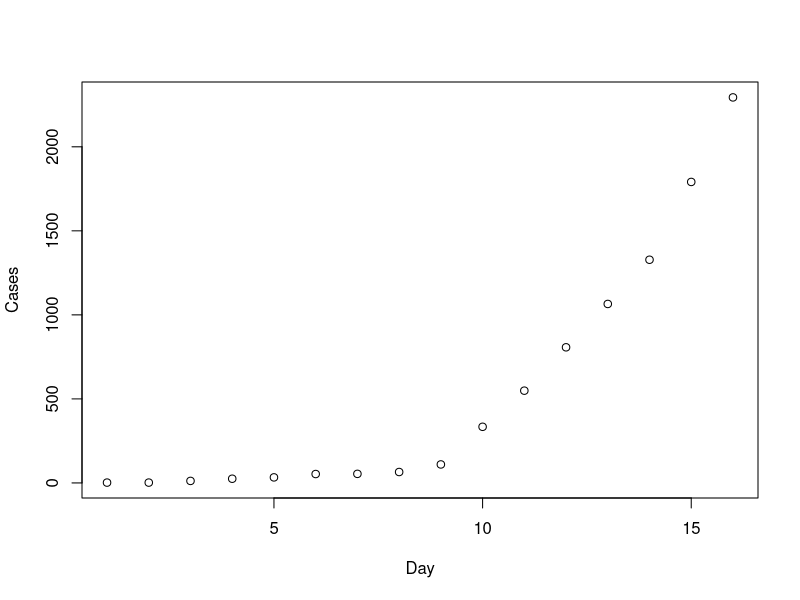
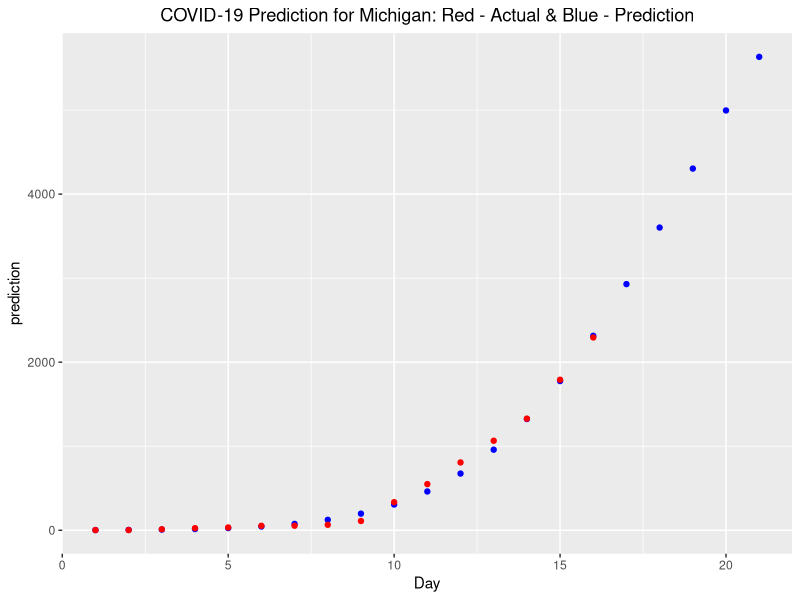

Source code (R) for these figures, in order:
library(ggplot2)

# read data from a csv file
# avoid using 'data'
dat = read.csv("covid19.csv", header = T)

# view data
head(dat)

# simple plot
with(data = dat,
plot(Day, Cases)
)

# create samples from the data
samples = sample(1:16, size = 16*0.8)

## Predict model based on cases and days

# build an exponential regression model
model = lm(log(Cases) ~ Day + I(Day^2) , data = dat[samples,])

# look at the summary of the model
summary(model)

# save model
# saveRDS(model, file = "Day_TotalCases.RDS")

# predict for new data
prediction = exp(predict(model, data.frame(Day = 1:21)))

# put actual and predictions into a data frame
# correct rep(NA, 4) from rep(NA, 5)
d2 = data.frame(Day = 1:21, floor(prediction), actual = c(dat$Cases, rep(NA, 4)))
d2

#Plot the data
ggplot(d2[,1:2], aes(x = Day, y = prediction)) +
  geom_point(colour = "blue") + 
  geom_point(na.omit(d2[,-2]), colour = "red", mapping = aes(x = Day, y = actual)) +
  ggtitle("COVID-19 Prediction for Michigan: Red - Actual & Blue - Prediction") +
  theme(plot.title = element_text(hjust = 0.5))
